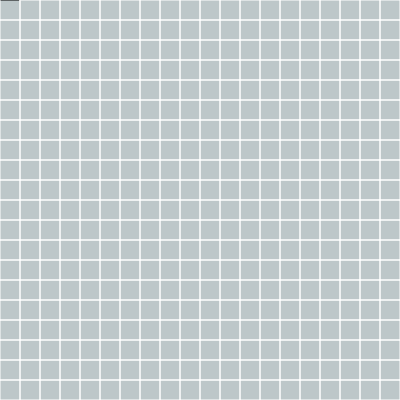
Frame 1 (no input)
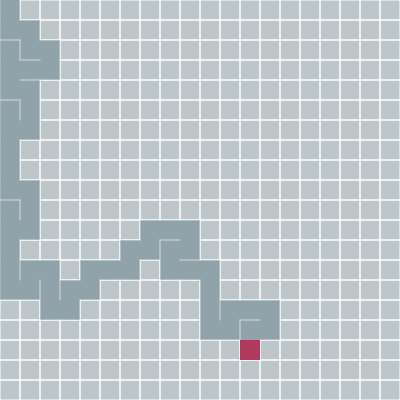
Frame 60 (no input)
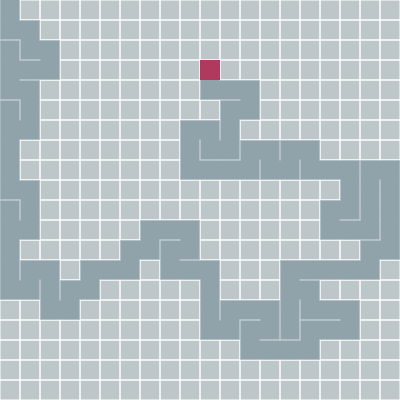
Frame 120 (the mouse pressed at the canvas centre since frame 60)

The p5.js sketch that drew these frames (run headless with seeded random() and noise() and a simulated clock; from frame 60 on, the mouse is pressed at the canvas centre):

// p5.js sketch
// ── sketch.js
let col = 20;
let row = 20;
let size = 20;
let maze;
let current;
let stack = [];

function setup() {
  // Adjustable Size

  if (col * size >= window.innerWidth) {
    col = Math.floor(window.innerWidth / size) - 1;
    row = col;
  }
  //Canvas
  createCanvas(col * size, row * size);

  //Making the Grid

  maze = new GRID(col, row, size);
  maze.createGRID();
  current = maze.cells[0];
}

function draw() {
  background("#bdc7c9");

  //SHOWING THE GRID
  maze.SHOW();
  showCurrentinColor(stack);
  showVisitedinColor();
  logic();
}

// ── maze.js
function logic() {
  current.visited = true;
  current.checkForNeighbors(maze);

  if (current.neighbors.length > 0) {
    let randomUnvistedNeighbor = int(random(current.neighbors.length));
    let next = current.neighbors[randomUnvistedNeighbor];
    removingWall(current, next);
    stack.push(current);
    next.visited = true;
    current = next;
  } else if (stack.length > 0) {
    let revisitedCell = stack.pop();
    current = revisitedCell;
  }
}

class GRID {
  constructor(col, row, size) {
    this.col = col;
    this.row = row;
    this.cells = [];
    this.size = size;
  }

  createGRID() {
    for (let j = 0; j < this.row; j++) {
      for (let i = 0; i < this.col; i++) {
        let cell = new CELL(i, j, this.size);
        this.cells.push(cell);
      }
    }
  }

  SHOW() {
    for (let i = 0; i < this.cells.length; i++) {
      this.cells[i].draw();
    }
  }
}

class CELL {
  constructor(i, j, size) {
    this.visited = false;
    this.i = i;
    this.j = j;
    this.size = size;

    this.top = true;
    this.bottom = true;
    this.left = true;
    this.right = true;
    this.neighbors = [];
    this.color = "white";
    this.stack = [];
  }

  checkForNeighbors(GRID) {
    this.neighbors = [];

    let grid = GRID.cells;

    let left = grid[index(this.i - 1, this.j)];
    let right = grid[index(this.i + 1, this.j)];
    let top = grid[index(this.i, this.j - 1)];
    let bottom = grid[index(this.i, this.j + 1)];

    if (left != undefined && !left.visited) this.neighbors.push(left);
    if (right != undefined && !right.visited) this.neighbors.push(right);
    if (top != undefined && !top.visited) this.neighbors.push(top);
    if (bottom != undefined && !bottom.visited) this.neighbors.push(bottom);
  }

  draw() {
    let i = this.i * this.size;
    let j = this.j * this.size;
    let size = this.size;

    if (this.top) {
      line(i, j, i + size, j);
      stroke(this.color);
    }
    if (this.bottom) {
      line(i, j + size, i + size, j + size);
      stroke(this.color);
    }
    if (this.left) {
      line(i, j, i, j + size);
      stroke(this.color);
    }
    if (this.right) {
      line(i + size, j, i + size, j + size);
      stroke(this.color);
    }
  }
}

function removingWall(current, next) {
  //right
  if (current.i - next.i == -1 && current.j - next.j == 0) {
    //console.log("right")
    current.right = false;
    next.left = false;
  }

  //left
  if (current.i - next.i == 1 && current.j - next.j == 0) {
    //console.log("left")
    current.left = false;
    next.right = false;
  }

  //top

  if (current.i - next.i == 0 && current.j - next.j == 1) {
    //console.log("top")
    current.top = false;
    next.bottom = false;
  }

  //bottom

  if (current.i - next.i == 0 && current.j - next.j == -1) {
    //console.log("bottom")
    current.bottom = false;
    next.top = false;
  }
}

function index(i, j) {
  if (i < 0 || j < 0 || i > col - 1 || j > row - 1) {
    return -1;
  }
  return i + j * col;
}

function showVisitedinColor() {
  for (let i = 0; i < maze.cells.length; i++) {
    if (maze.cells[i].visited == true) {
      let mazeCells = maze.cells[i];
      let cell_i = mazeCells.i * mazeCells.size;
      let cell_j = mazeCells.j * mazeCells.size;
      let cell_size = mazeCells.size;
      noStroke();

      fill("rgba(43, 79, 96, 0.3)");
      rect(cell_i, cell_j, cell_size, cell_size);
    }
  }
}

function showCurrentinColor(stackState) {
  if (stackState.length > 0) {
    let mazeCells = current;
    let cell_i = mazeCells.i * mazeCells.size;
    let cell_j = mazeCells.j * mazeCells.size;
    let cell_size = mazeCells.size;
    noStroke();
    fill("#e7305b");
    rect(cell_i, cell_j, cell_size, cell_size);
  }
}
